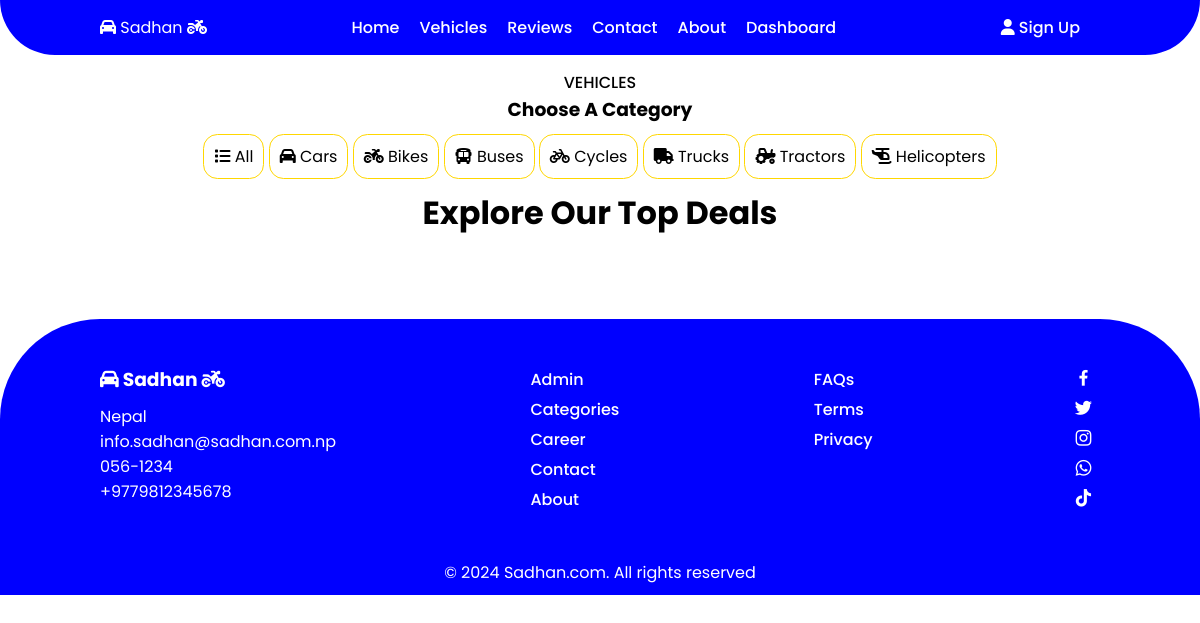
The page /vehicles.php?v_type=bike on the database as committed earlier.
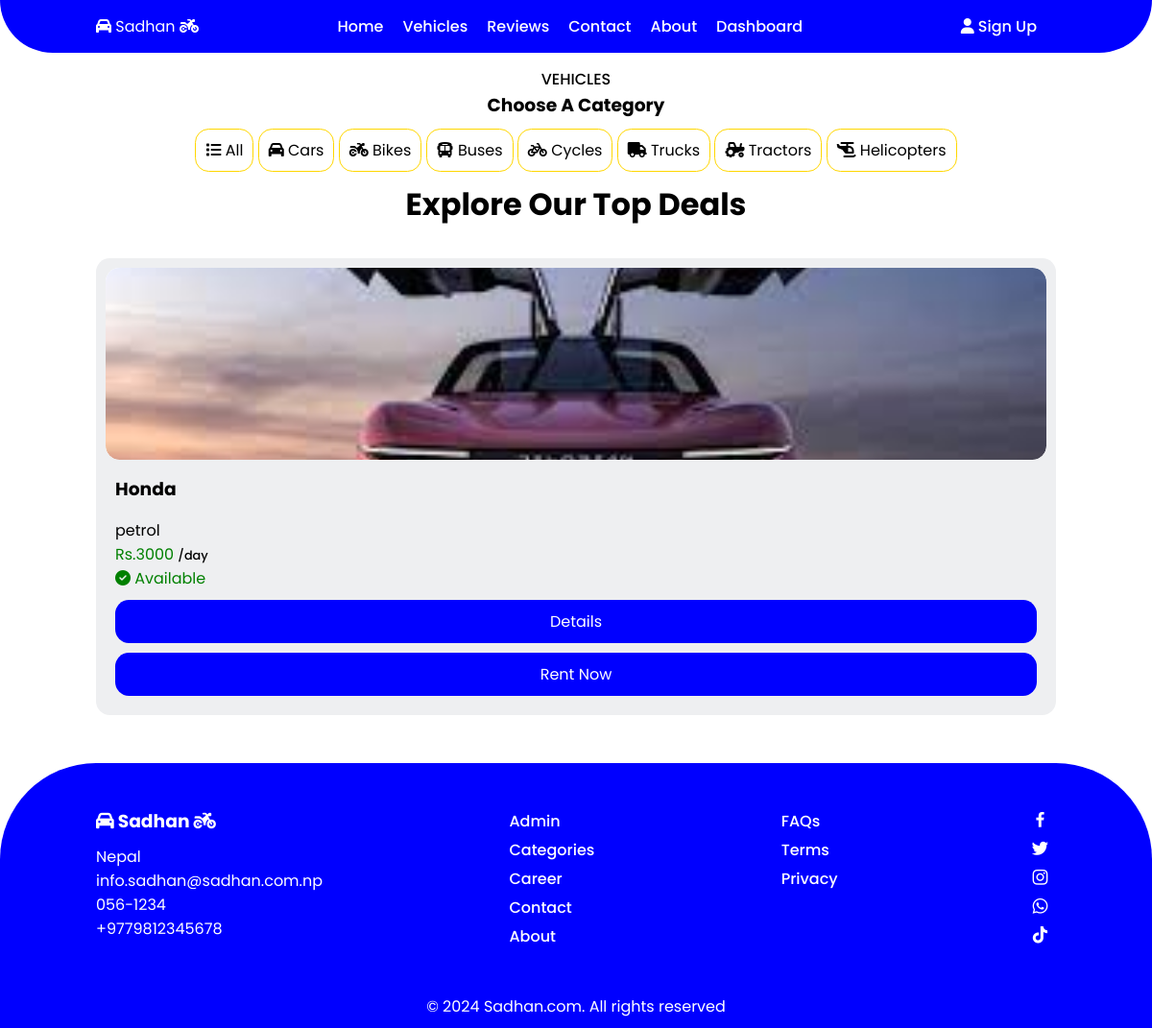
The same page on the database as committed later.
### tables this page shows
CREATE TABLE `vehicles` (
  `v_id` int(11) NOT NULL,
  `v_name` varchar(50) NOT NULL,
  `v_type` varchar(50) NOT NULL,
  `v_fuel` varchar(20) NOT NULL,
  `v_seat` int(100) NOT NULL,
  `v_number` varchar(30) DEFAULT NULL,
  `v_cost` int(20) NOT NULL,
  `v_cunit` varchar(50) NOT NULL,
  `v_image1` varchar(500) NOT NULL,
  `v_image2` varchar(500) NOT NULL,
  `v_image3` varchar(500) NOT NULL,
  `v_description` varchar(200) NOT NULL,
  `v_status` varchar(20) NOT NULL
);

### vehicles.php (the view, shortened to what this page needs)
<!DOCTYPE html>
<html lang="en">
<head>
    <link rel="stylesheet" href="css/style.css">
    <link rel="stylesheet" href="https://cdn.jsdelivr.net/npm/boxicons@latest/css/boxicons.min.css">
</head>
<body>
    <?php
        include 'container/header.php';
    ?>
    <section class="vehicles" id="vehicles">
        <div class="heading">
            <span>Vehicles</span>
            <h3>Choose A Category</h3>
        </div>
        <div class="vehicle-browse">
            <ul class="browse-list" id="filter-links">
                <li><a href="vehicles.php" data-filter="all"><i class="fa-solid fa-list"></i> All</a></li>
                <li><a href="vehicles.php?v_type=car" data-filter="car"><i class="fa-solid fa-car"></i> Cars</a></li>
                <li><a href="#" data-filter="bike"><i class="fa-solid fa-motorcycle"></i> Bikes</a></li>
                <li><a href="#" data-filter="buse"><i class="fa-solid fa-bus"></i> Buses</a></li>
                <li><a href="#" data-filter="cycle"><i class="fa-solid fa-bicycle"></i> Cycles</a></li>
                <li><a href="#" data-filter="truck"><i class="fa-solid fa-truck"></i> Trucks</a></li>
                <li><a href="#" data-filter="tractor"><i class="fa-solid fa-tractor"></i> Tractors</a></li>
                <li><a href="#" data-filter="helicopter"><i class="fa-solid fa-helicopter"></i> Helicopters</a></li>
            </ul>
        </div>
        <div class="heading">
            <h1>Explore Our Top Deals</h1>
        </div>
        <div class="vehicles-container" id="vehicles-container">
            <?php
                $vehicleType = isset($_GET['v_type']) ? $_GET['v_type'] : 'all';
                $qry = "SELECT * FROM vehicles ORDER BY v_id DESC";
                include 'container/db_connection.php';
                $result = mysqli_query($con, $qry);
                while($row = mysqli_fetch_assoc($result)) {
                    if ($vehicleType === 'all' || strtolower($row['v_type']) === $vehicleType) {
            ?>
                <div class="box <?php echo strtolower($row['v_type']); ?>">
                    <div class="box-img">
                        <a href="details.php?v_id=<?php echo $row['v_id'];?>"><img src="images/<?php echo $row['v_image1'];?>"></a>
                    </div>
                    <h3><?php echo $row['v_name'];?></h3>
                    <p><?php echo $row['v_fuel'];?></p>
                    <div class="cost">
                        <p>Rs.<?php echo $row['v_cost'];?> <span>/<?php echo $row['v_cunit'];?></span></p>
                        <?php
                            $v_status = $row['v_status'];
                            if($v_status == "Available"){
                                echo '<p class="available" name="status" id="status"><i class="fa-solid fa-circle-check"></i> Available</p>';
                            }
                            elseif($v_status == "Unavailable"){
                                echo '<p class="unavailable" name="status" id="status"><i class="fa-solid fa-circle-xmark"></i> Unavailable</p>';
                            }
                        ?>
                    </div>
                    <a href="details.php?v_id=<?php echo $row['v_id'];?>" class="btn">Details</a>
                    <?php if(isset($_SESSION['username'])){
                        echo '<a href="rent-now.php?v_id=' . $row['v_id'] . '" class="btn">Rent Now</a>';
                    }
                    else{
                        echo '<a href="sign-up.php" class="btn">Rent Now</a>';
                    }
                    ?>
                </div>
            <?php
                }
            }
        ?>
        </div>
    </section>
    <?php
        include 'container/footer.php';
    ?>
</body>
</html>

Rows that differ between the two databases and show on the page:
added vehicles: v_image1 (picture), v_name "Honda", v_fuel "petrol", v_cost "3000", v_cunit "day", v_status "Available" (drawn)
